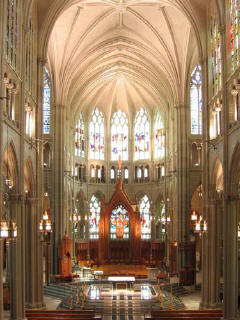
#> input picture 4 Tone And Color Correction/images/natural image/01_original.png, 240 x 320 px; its folder holds only this picture in this run
$ python ToneAndColorCorrection.py
#> lines starting #> are read from the running program, lines starting #| are printed output that depends on the picture
import os
import sys
import time

import cv2
import numpy as np

if __name__ == '__main__':
    np.seterr(invalid='ignore')

    ## Load Input Image
    imgDir = 'images/natural image'
    outDir = 'images/natural image results'
    allFiles = os.listdir(imgDir)

    for file in allFiles:
        print('=== start', file, 'image ===')
        startTime = time.time()

        imgPath = os.path.join(imgDir, file)
        img = cv2.imread(imgPath)
#> img is the input picture: shape (320, 240, 3); mean B, G, R 92.2, 120.5, 148.1
        img = img.astype(np.float16) / 255
        imgEnhanced = img.copy()

        JC = 0.2
        a = 8
        imgEnhanced[:, :, 0] = (1-JC) * np.log((a-1)*imgEnhanced[:, :, 0]+1) / np.log(a) + JC * img[:, :, 0]
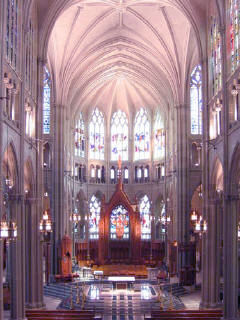
#> imgEnhanced: shape (320, 240, 3) float16; mean B, G, R 0.52, 0.473, 0.581
        imgEnhanced[:, :, 1] = (1-JC) * np.log((a-1)*imgEnhanced[:, :, 1]+1) / np.log(a) + JC * img[:, :, 1]
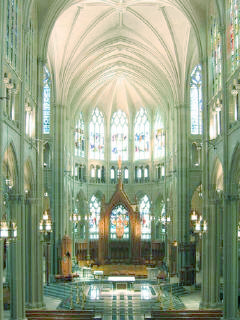
#> imgEnhanced: shape (320, 240, 3) float16; mean B, G, R 0.52, 0.627, 0.581
        imgEnhanced[:, :, 2] = (1-JC) * np.log((a-1)*imgEnhanced[:, :, 2]+1) / np.log(a) + JC * img[:, :, 2]
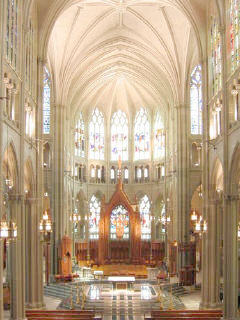
#> imgEnhanced: shape (320, 240, 3) float16; mean B, G, R 0.52, 0.627, 0.718

        imgEnhanced *= 255
        imgEnhanced = imgEnhanced.astype(np.uint8)

        cv2.imwrite(os.path.join(outDir, file[:2]+'_v2'+file[-4:]), imgEnhanced)
        endTime = time.time()
        print('cost:', endTime-startTime, 'sec')

$ run again, on 4 Tone And Color Correction/images/natural image/08_original.png
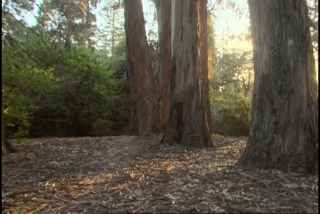
#> input picture 4 Tone And Color Correction/images/natural image/08_original.png, 320 x 214 px
#> img is the input picture: shape (214, 320, 3); mean B, G, R 70, 84.5, 89.7
#> `imgEnhanced[:, :, 1] = (1-JC) * np.log((a-1)*imgEnhanced[:, :, 1]+1) /..`:
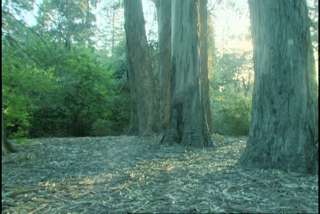
#> imgEnhanced: shape (214, 320, 3) float16; mean B, G, R 0.437, 0.5, 0.352
#> `imgEnhanced[:, :, 2] = (1-JC) * np.log((a-1)*imgEnhanced[:, :, 2]+1) /..`:
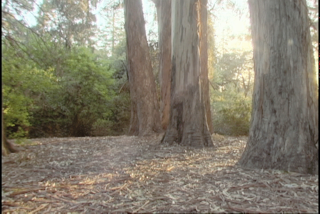
#> imgEnhanced: shape (214, 320, 3) float16; mean B, G, R 0.437, 0.5, 0.523

$ run again, on 4 Tone And Color Correction/images/natural image/11_original.png
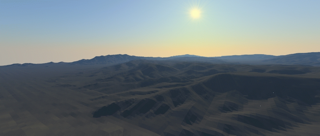
#> input picture 4 Tone And Color Correction/images/natural image/11_original.png, 320 x 136 px
#> img is the input picture: shape (136, 320, 3); mean B, G, R 122.5, 118.3, 107.9
#> `imgEnhanced[:, :, 1] = (1-JC) * np.log((a-1)*imgEnhanced[:, :, 1]+1) /..`:
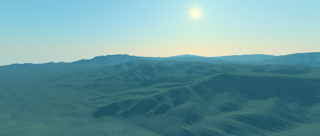
#> imgEnhanced: shape (136, 320, 3) float16; mean B, G, R 0.632, 0.612, 0.423
#> `imgEnhanced[:, :, 2] = (1-JC) * np.log((a-1)*imgEnhanced[:, :, 2]+1) /..`:
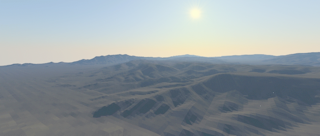
#> imgEnhanced: shape (136, 320, 3) float16; mean B, G, R 0.632, 0.612, 0.574
